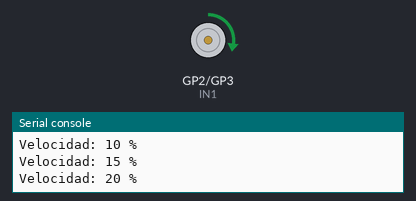
Bench run of a program on a simulated Raspberry Pi Pico running MicroPython. Shown: motor-driver pin pairs drawn as motors (green arrow = first pin HIGH = forward, orange = second pin HIGH = backward, longer = more drive, scaled by the enable pin), the last lines printed to the serial console.

Above: at 0.45 s.
At 3.1 s:
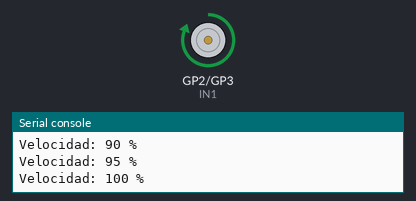
At 11.2 s:
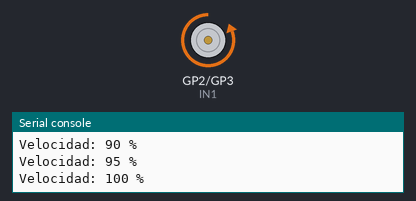
At 15.2 s:
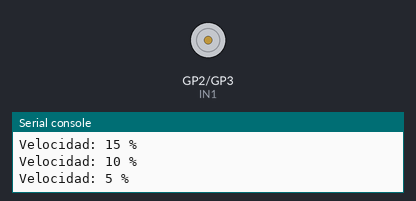
Timing chart, 0 to 21.1 s (numbered marks = the images above):
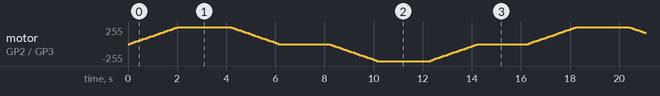

The program:

main.py
```python
from machine import Pin, PWM
from time import sleep_ms

# Pines del driver
IN1 = Pin(2, Pin.OUT)
IN2 = Pin(3, Pin.OUT)
ENA = PWM(Pin(4))

# Configuración del PWM
ENA.freq(1000)


# -----------------------------
# Control de velocidad
# -----------------------------
def set_speed(percent):
    duty = int(percent * 65535 / 100)
    ENA.duty_u16(duty)


# -----------------------------
# Dirección hacia adelante
# -----------------------------
def forward():
    IN1.value(1)
    IN2.value(0)


# -----------------------------
# Dirección hacia atrás
# -----------------------------
def reverse():
    IN1.value(0)
    IN2.value(1)


# -----------------------------
# Detener motor
# -----------------------------
def stop():
    set_speed(0)
    IN1.value(0)
    IN2.value(0)


# -----------------------------
# Cambio gradual de velocidad
# -----------------------------
def ramp_to(start, end, step=10, delay_ms=100):

    if end > 100:
        print("Te pasaste :(")
        end = 101

    if start < 0:
        print("Te faltó :(")
        start = 0

    if end < 0:
        print("Te pasaste :(")
        end = 0

    if start > 100:
        print("Te faltó :(")
        start = 100

    # Si vamos hacia arriba
    if start < end:
        for speed in range(start, end, step):
            set_speed(speed)
            print("Velocidad:", speed, "%")
            sleep_ms(delay_ms)

    # Si vamos hacia abajo
    else:
        for speed in range(start, end, -step):
            set_speed(speed)
            print("Velocidad:", speed, "%")
            sleep_ms(delay_ms)


# -----------------------------
# Programa principal
# -----------------------------
while True:

    # =========================
    # ADELANTE
    # =========================
    print("FORWARD")
    forward()

    print("Acelerando 0 -> 100 %")
    ramp_to(0, 101, 5, 100)

    sleep_ms(2000)

    print("Desacelerando 100 -> 0 %")
    ramp_to(100, -1, 5, 100)

    stop()
    sleep_ms(2000)

    # =========================
    # REVERSA
    # =========================
    print("REVERSE")
    reverse()

    print("Acelerando 0 -> 100 %")
    ramp_to(0, 101, 5, 100)

    sleep_ms(2000)

    print("Desacelerando 100 -> 0 %")
    ramp_to(100, -1, 5, 100)

    stop()
    sleep_ms(2000)
```
